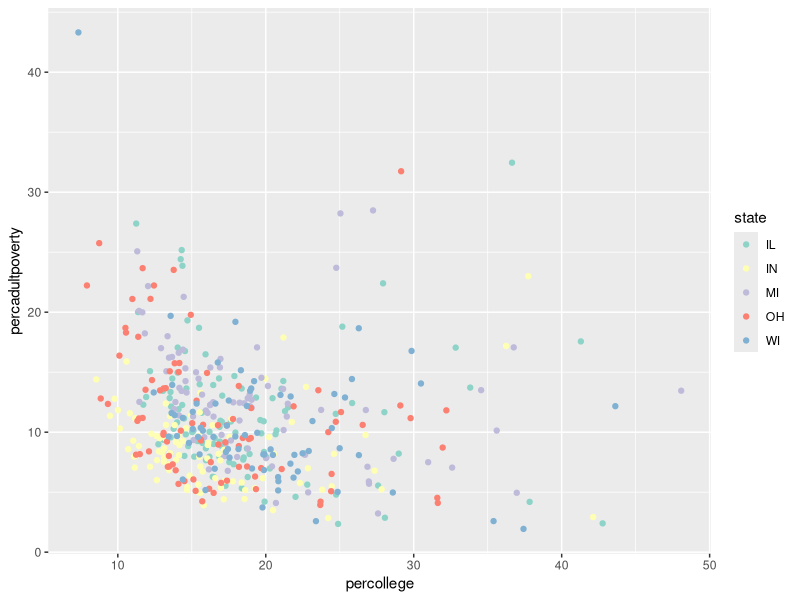

The R script that drew this image:
## ---- chunk 1
knitr::opts_chunk$set(echo = TRUE)
## ---- chunk 2
#wykonywalny fragment kodu 
#po slowie kluczu 'r' mozna okreslic dodatkowe opcje konfiguracyjne
#echo - pokazywanie kodu w pliku markdown
#message - wyswietlac generowane przez kod komunikaty?
#include - czy wyniki dzialania kodu maja byc wyswietlane w raporcie. Przydatne FALSE np w pierwszym bloku z
#ladowaniem bibliotek i source() do innych kodow
#eva - pokazanie kodu ale nie wywolywanie go
#cars w tym przypadku to etykieta danego bloku
summary(cars)
## ---- chunk 3
Raz <- 3+4
## ---- chunk 4
print("Hello World")
## ---- chunk 5
Hello <- "Hello World"
## ---- chunk 6
cat("**Witaj Swiecie**")
## ---- chunk 7
markdown_lista <- "
- raz
- dwa
- trzy
- cztery"
## ---- chunk 8
wektor <- c("Raz", "**Dwa**","_Trzy_","Cztery")

wektor_list <- paste("-",wektor,collapse = "\n")
## ---- chunk 9
library(knitr)

letters <- c("**a**","_b_","c","d")
numbers <- c(1:4)
df <- data.frame(letters = letters,numbers = numbers)

kable(df)
## ---- chunk 10
library(ggplot2)

ggplot(midwest) +
  geom_point(mapping = aes(x = percollege, y = percadultpoverty, color = state)) +
  scale_color_brewer(palette = "Set3")


